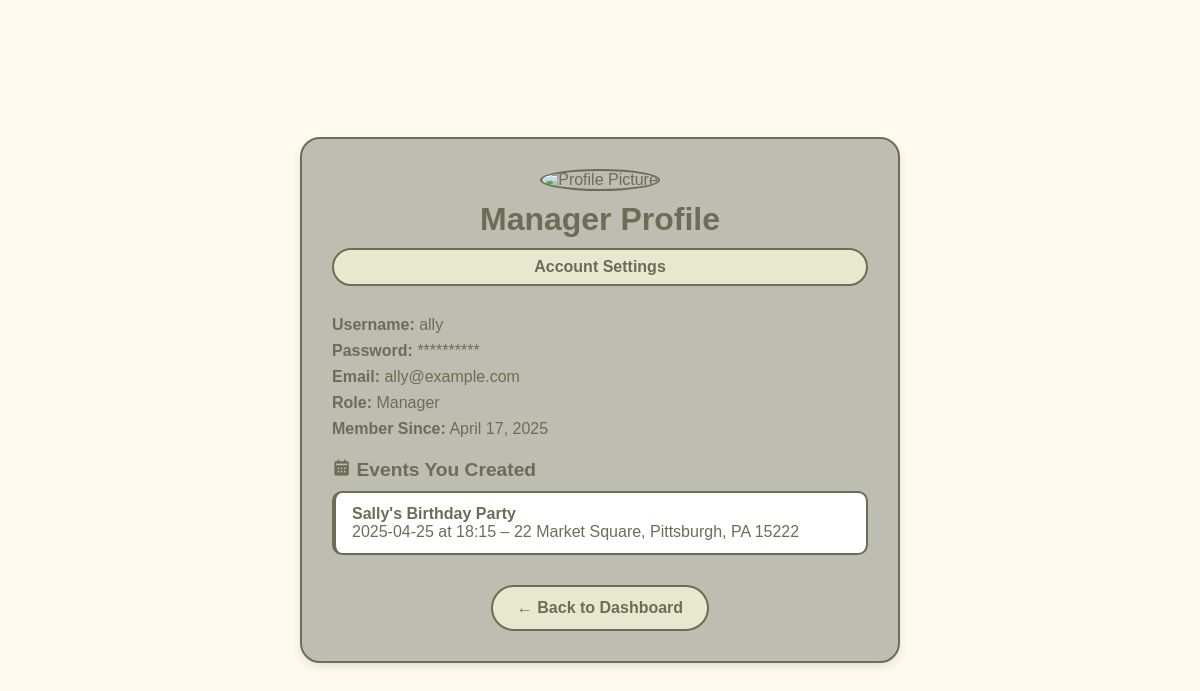
Before: /manager_profile (signed in) with the older database file.
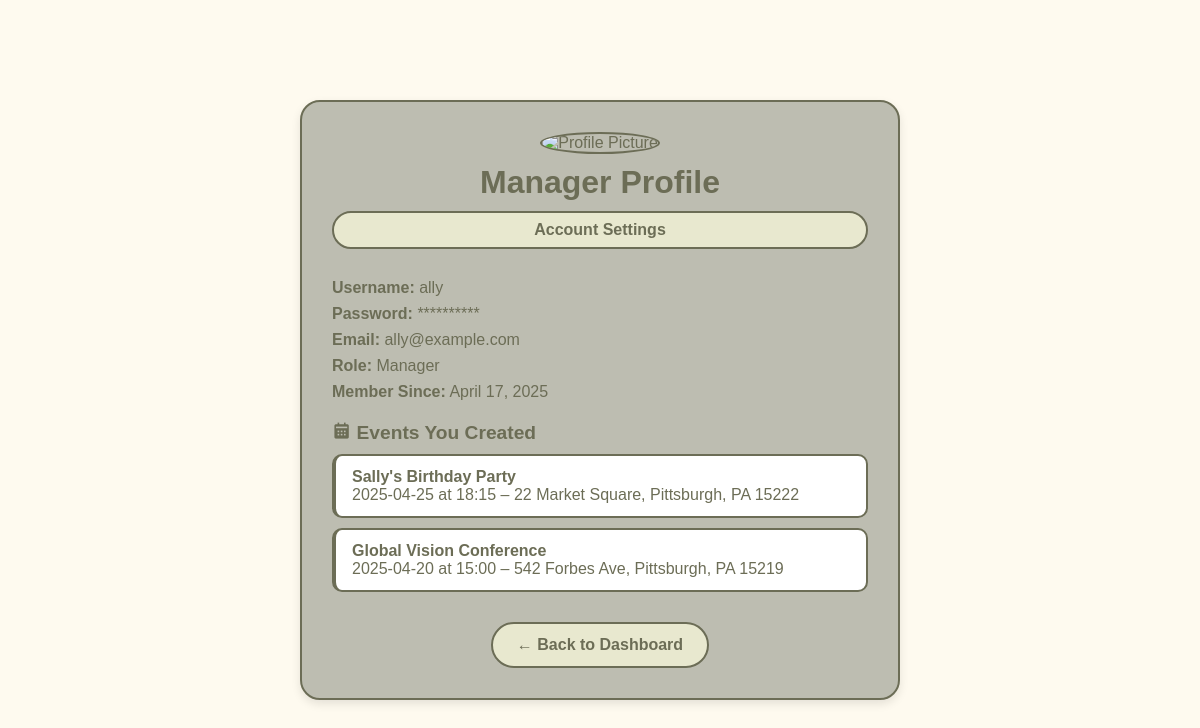
After: the same page with the newer database file.
### main.py (models this page shows, shortened)
class User(db.Model):
    id = db.Column(db.Integer, primary_key=True)
    username = db.Column(db.String(80), unique=True, nullable=False)
    email = db.Column(db.String(120), unique=True, nullable=False)
    password_hash = db.Column(db.String(128), nullable=False)
    role = db.Column(db.String(20), default='user')
    created_at = db.Column(db.DateTime, default=datetime.utcnow)
    registered_events = db.relationship(
        'Event',
        secondary=registrations,
        backref=db.backref('attendees', lazy='dynamic')
    )
    managed_events = db.relationship('Event', backref='manager', foreign_keys='Event.manager_id')

class Event(db.Model):
    id = db.Column(db.Integer, primary_key=True)
    title = db.Column(db.String(100), nullable=False)
    description = db.Column(db.Text, nullable=False)
    date = db.Column(db.String(20), nullable=False)
    time = db.Column(db.String(20), nullable=False)
    location = db.Column(db.String(120), nullable=False)
    event_type = db.Column(db.String(20), nullable=False, default='other')  # New field
    manager_id = db.Column(db.Integer, db.ForeignKey('user.id'), nullable=False)
    created_at = db.Column(db.DateTime, default=datetime.utcnow)

### main.py (the view)
@app.route('/manager_profile')
def manager_profile():
    if 'username' not in session:
        flash("You must be logged in to view your profile.")
        return redirect(url_for('managerlogin'))
    user = User.query.filter_by(username=session['username']).first()
    if not user or user.role != 'manager':
        flash("Unauthorized access.")
        return redirect(url_for('home'))
    return render_template(
        'manager_profile.html',
        username=user.username,
        email=user.email,
        password_hidden='*' * 10,
        role=user.role,
        created_at=user.created_at,
        created_events=user.managed_events
    )

### templates/manager_profile.html (shortened to what this page needs)
<!DOCTYPE html>
<html lang="en">
<head>
    <link rel="stylesheet" href="{{ url_for('static', filename='styles.css') }}">
    <link href='https://unpkg.com/boxicons@2.1.4/css/boxicons.min.css' rel='stylesheet'>
</head>
<body>
    <div class="profile-wrapper">
        <div class="profile-header">
            <img src="{{ url_for('static', filename='default-profile.png') }}" alt="Profile Picture">
            <h1>Manager Profile</h1>
            <a href="{{ url_for('managersettings') }}" class="settings-button">Account Settings</a>
        </div>
        <div class="profile-info">
            <p><strong>Username:</strong> {{ username }}</p>
            <p><strong>Password:</strong> {{ password_hidden }}</p>
            <p><strong>Email:</strong> {{ email }}</p>
            <p><strong>Role:</strong> {{ role.capitalize() }}</p>
            <p><strong>Member Since:</strong> {{ created_at.strftime('%B %d, %Y') }}</p>
        </div>
        <div class="events-list">
            <h2><i class='bx bxs-calendar'></i> Events You Created</h2>
            {% if created_events %}
                {% for event in created_events %}
                    <div class="event-card">
                        <strong>{{ event.title }}</strong><br>
                        {{ event.date }} at {{ event.time }} – {{ event.location }}
                    </div>
                {% endfor %}
            {% else %}
                <p>You haven't created any events yet.</p>
            {% endif %}
        </div>
        <div class="back-button">
            <a href="{{ url_for('manager_dashboard') }}" class="button">← Back to Dashboard</a>
        </div>
    </div>
</body>
</html>

### static/styles.css (style rules this page uses)
* { margin: 0; padding: 0; font-family: "Winky Sans", sans-serif; box-sizing: border-box; }
body { background-size: cover; color: #6c6d56; min-height: 100vh; display:flex; justify-content:center; align-items:center; min-height: 100vh; background: url("floralBackground.jpg") no-repeat; background-position:center; font-family: 'Winky Sans', sans-serif; }
h1, h2, h3 { color: #6c6d56; }
.button { display: inline-block; padding: 12px 24px; background: #e8e8cf; border: 2px solid #6c6d56; border-radius: 30px; cursor: pointer; font-size: 16px; font-weight: 600; color: #6c6d56; text-align: center; transition: all 0.3s ease; text-decoration: none; }
.event-card { background: #e8e8cf; border-radius: 10px; overflow: hidden; border: 2px solid #6c6d56; transition: transform 0.3s ease; }

### templates/manager_profile.html (style rules this page uses)
.profile-wrapper { width: 600px; background: #bdbdb1; border-radius: 20px; padding: 30px; border: 2px solid #6c6d56; box-shadow: 0 4px 10px rgba(0, 0, 0, 0.1); margin: 40px auto; }
.profile-header { text-align: center; margin-bottom: 20px; }
.profile-header img { width: 120px; height: 120px; object-fit: cover; border-radius: 50%; border: 2px solid #6c6d56; margin-bottom: 10px; }
.profile-info p { font-size: 1rem; margin: 8px 0; }
.settings-button { display: block; margin: 10px auto 30px auto; padding: 8px 16px; background: #e8e8cf; border: 2px solid #6c6d56; border-radius: 30px; color: #6c6d56; font-weight: bold; cursor: pointer; text-align: center; transition: all 0.3s ease; text-decoration: none; }
.events-list h2 { font-size: 1.2rem; margin-top: 20px; }
.event-card { background: #fff; padding: 12px 16px; margin-top: 10px; border-left: 4px solid #6c6d56; border-radius: 10px; }
.back-button { text-align: center; margin-top: 30px; }

Changed rows visible on the page:
added Event: title "Global Vision Conference", date "2025-04-20", time "15:00", location "542 Forbes Ave, Pittsburgh, PA 15219"
